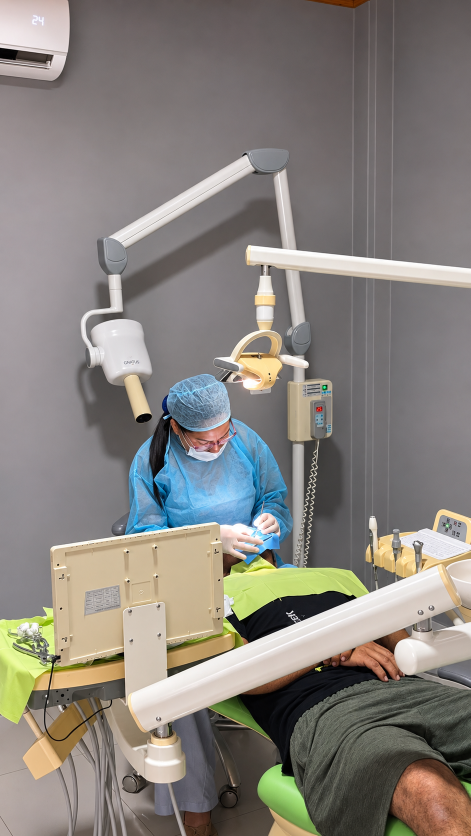
#> input picture assets/atencion-dental.png, 941 x 1672 px (shown at 1/2 size); its folder holds 3 pictures in this run; the run also reads 1 picture not shown here
$ python assets.py
#> lines starting #> are read from the running program, lines starting #| are printed output that depends on the picture; after the words box and inside, x2 and y2 are one past the last pixel; in counts of white or black regions, pixels touching at a corner belong together
"""Create delivery derivatives only; the original supplied PNGs are never modified.
Run with Pillow installed in an isolated tooling environment.
"""
from pathlib import Path
from PIL import Image, ImageDraw, ImageFont, ImageOps

ROOT=Path(__file__).resolve().parent.parent
ASSETS=ROOT/'assets'
for stem in ('atencion-dental','dra-maday-pallares'):
    image=ImageOps.exif_transpose(Image.open(ASSETS/(stem+'.png'))).convert('RGB')
#> image is the input picture: PIL image 941x1672 RGB; mean R, G, B 135.2, 130.5, 124.7
    for width in (480,960):
        # Resample the full photograph; CSS retains the existing crop.
        resized=image.resize((width,round(image.height*width/image.width)),Image.Resampling.LANCZOS)
        resized.save(ASSETS/f'{stem}-{width}.webp',quality=86,method=6)
#> this loop made 2 passes
#> pass 1, `resized=image.resize((width,round(image.height*width/image.width)),Ima..`:
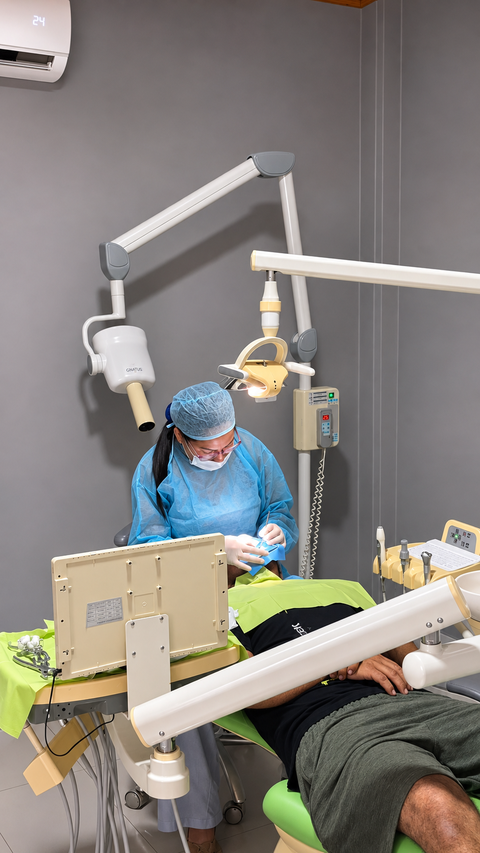
#> resized: PIL image 480x853 RGB; mean R, G, B 135.2, 130.5, 124.7
#> pass 2 of the loop `for stem in ('atencion-dental','dra-maday-pallares'):`:
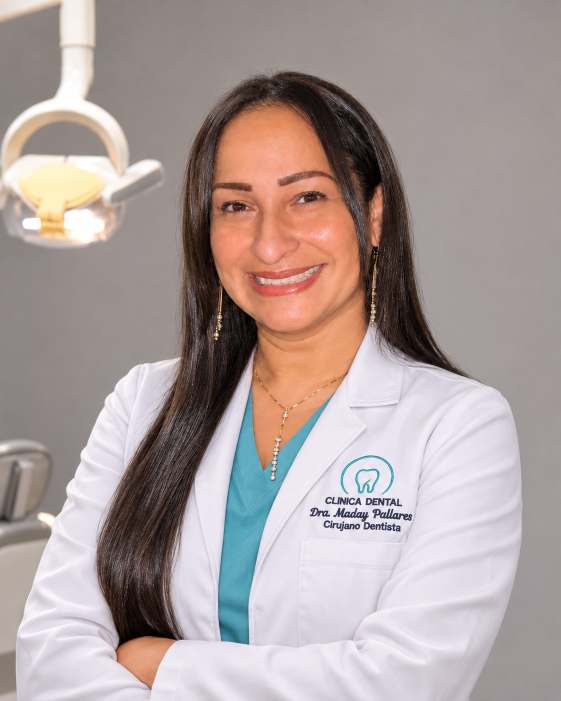
#> input picture assets/dra-maday-pallares.png, 1122 x 1402 px (shown at 1/2 size)
#> image is the input picture: PIL image 1122x1402 RGB; mean R, G, B 171.3, 158, 155.9
#> the loop `for width in (480,960):` made 2 passes
#> pass 1, `resized=image.resize((width,round(image.height*width/image.width)),Ima..`:
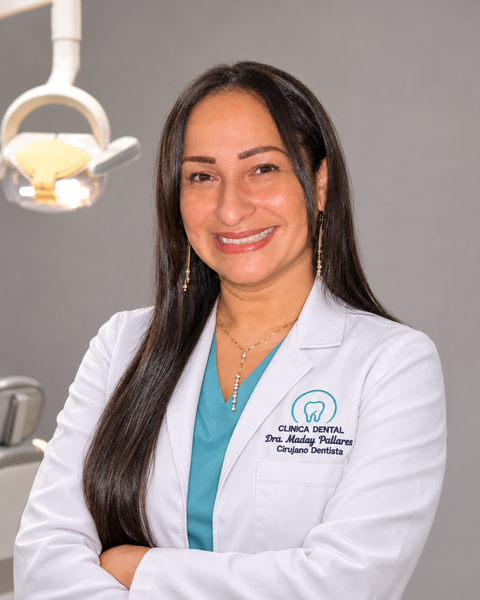
#> resized: PIL image 480x600 RGB; mean R, G, B 171.3, 158, 155.9

font_dir=Path('/System/Library/Fonts/Supplemental')
def font(size,bold=False):
    return ImageFont.truetype(str(font_dir/('Arial Bold.ttf' if bold else 'Arial.ttf')),size)
for language in ('es','en'):
    canvas=Image.new('RGB',(1200,630),'#032459')
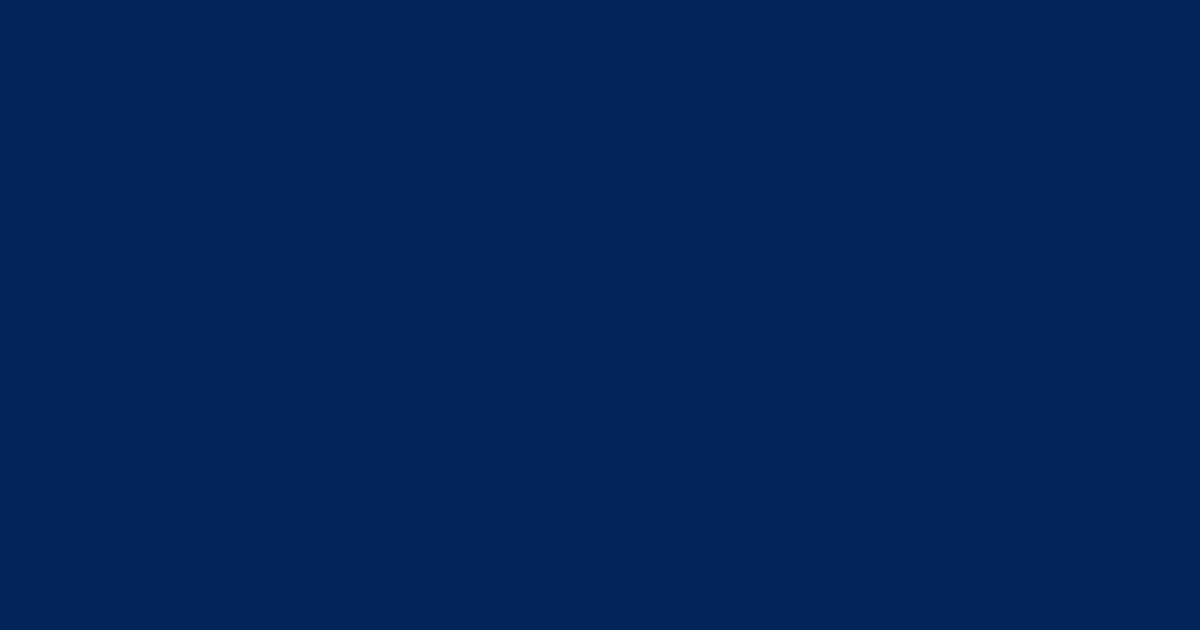
#> canvas: PIL image 1200x630 RGB; mean R, G, B 3, 36, 89
    draw=ImageDraw.Draw(canvas)
    portrait=ImageOps.fit(Image.open(ASSETS/'dra-maday-pallares.png').convert('RGB'),(400,500),method=Image.Resampling.LANCZOS,centering=(.5,.45))
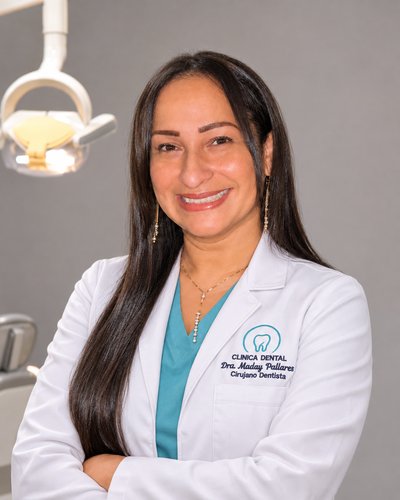
#> portrait: PIL image 400x500 RGB; mean R, G, B 171.3, 158, 155.9
    mask=Image.new('L',portrait.size,0);ImageDraw.Draw(mask).rounded_rectangle((0,0,399,499),radius=22,fill=255)
#> after `mask = Image.new('L', portrait.size, 0)`: mask: PIL image 400x500 L; every value is 0
#> after `ImageDraw.Draw(mask).rounded_rectangle((0, 0, 399, 499), radius=22, fi`:
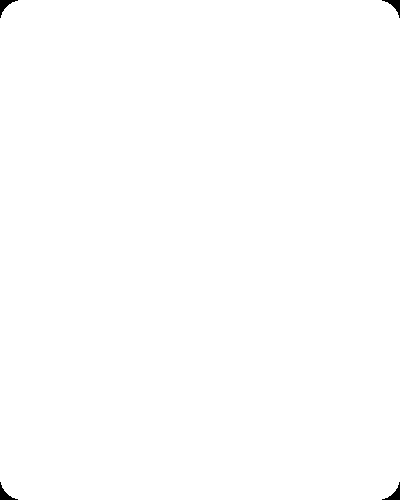
#> mask: PIL image 400x500 L; 99.8% white; 4 black regions, box (x1, y1, x2, y2) and area: (0, 0, 18, 18) 111, (382, 0, 400, 18) 111, (0, 482, 18, 500) 111, (382, 482, 400, 500) 111
    canvas.paste(portrait,(750,65),mask)
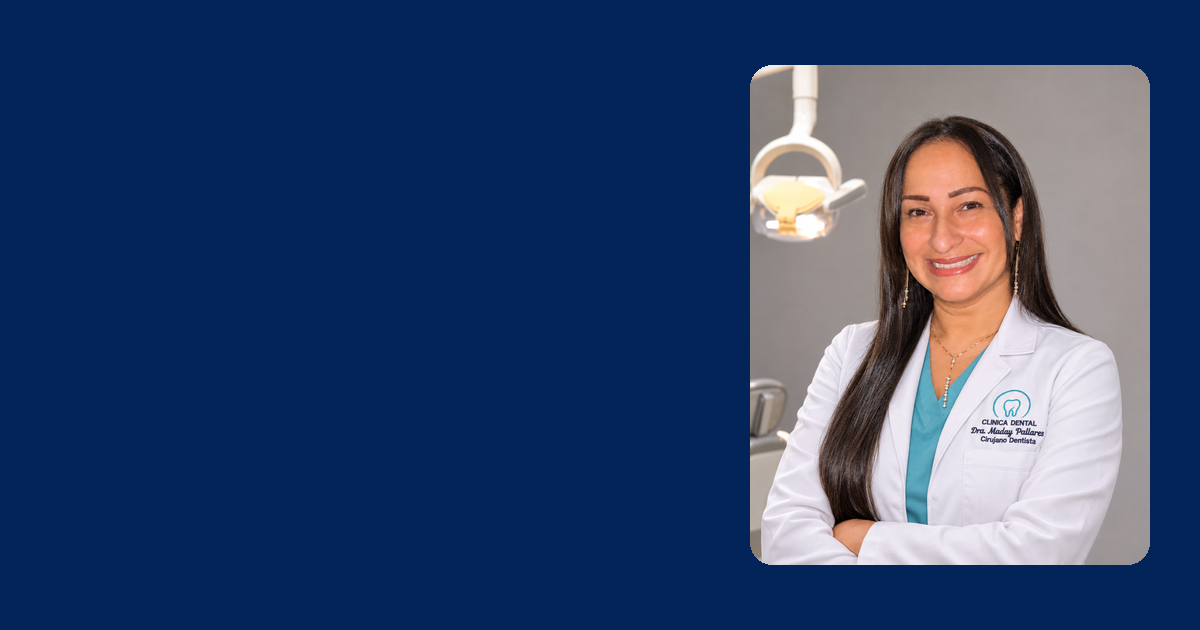
#> canvas: PIL image 1200x630 RGB; mean R, G, B 47.4, 68.2, 106.7
#> (the run stopped early here; a loop or call above may not have finished)
